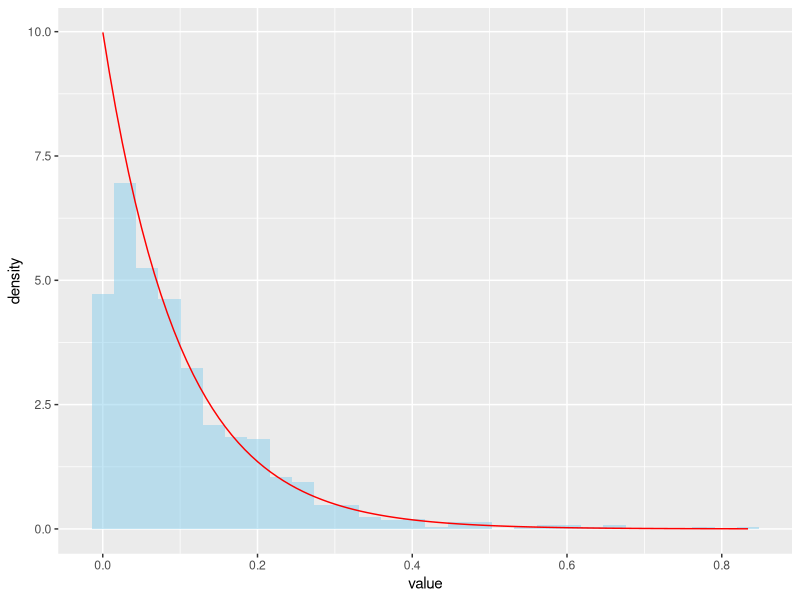
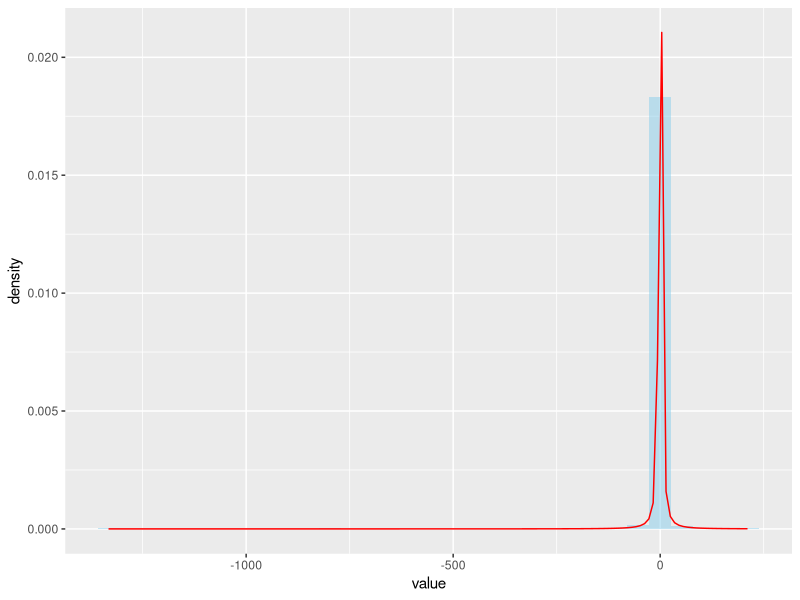
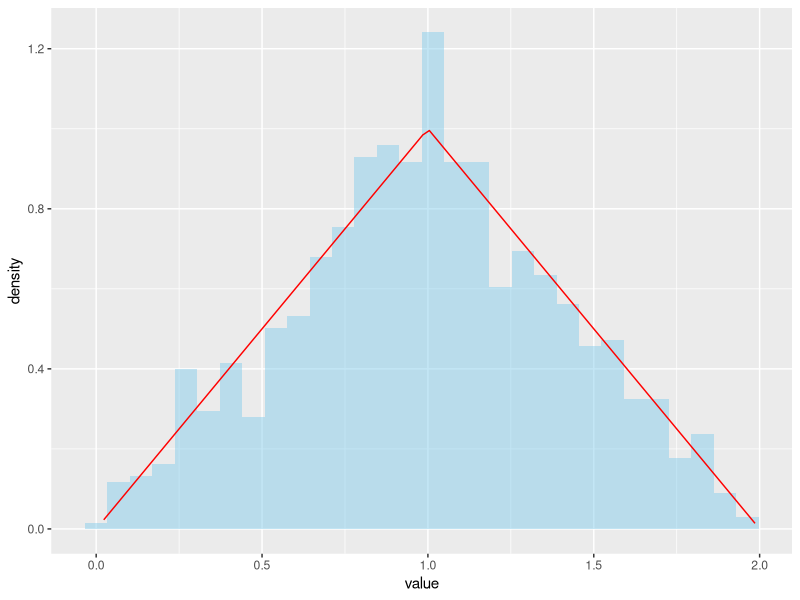
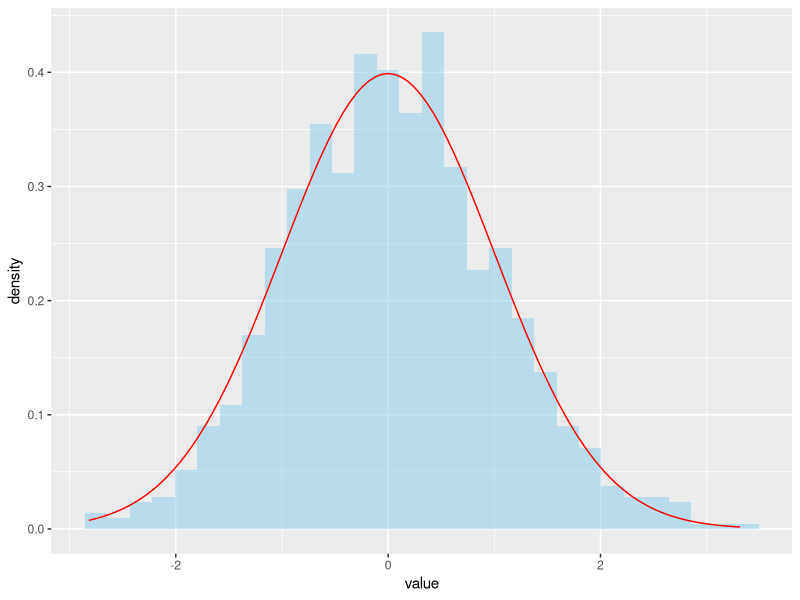
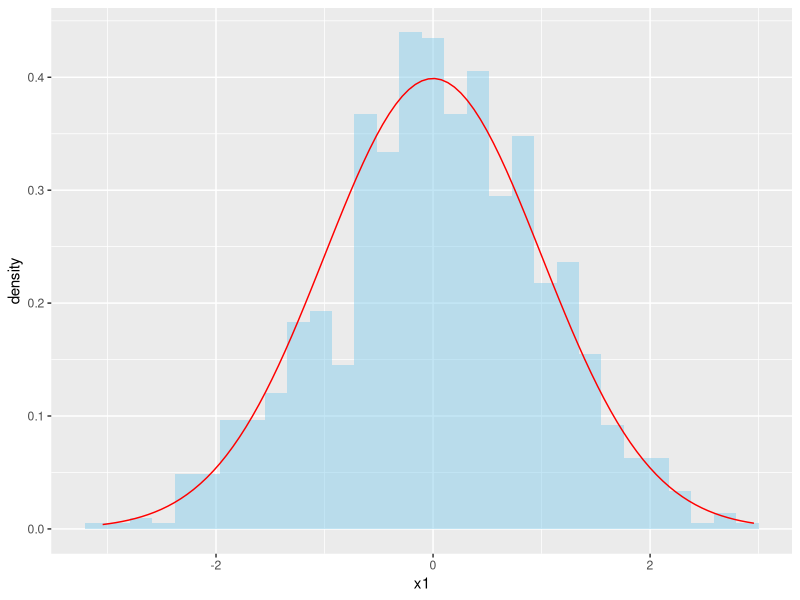
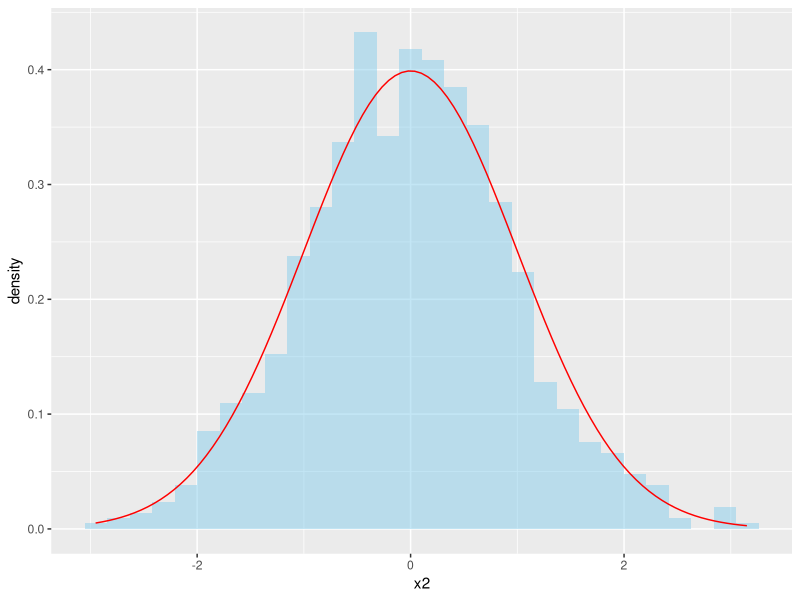

R code for these plots, in order:
## ---- chunk 1
knitr::opts_chunk$set(echo = TRUE)
library(tidyverse)
## ---- chunk 2
set.seed(42)
x <- runif(5000, 0, pi) #n=5000인 경우 적분 계산
pi*mean(cos(x**2)) #pi와 곱하여 적분값 추정. 
## ---- chunk 3
#posterior
set.seed(42)
x1 <- rbeta(5000, 3, 10)

#사후평균
mean(x1)

#사후표준편차
sd(x1)

#신용구간
quantile(x1, c(0.025, 0.975))
## ---- chunk 4
#posterior
set.seed(42)
x2 <- rbeta(5000, 4, 9)

#사후평균
mean(x2)

#사후표준편차
sd(x2)

#신용구간
quantile(x2, c(0.025, 0.975))
## ---- chunk 5
#posterior
set.seed(42)
x3 <- rbeta(5000, 6, 7)

#사후평균
mean(x3)

#사후표준편차
sd(x3)

#신용구간
quantile(x3, c(0.025, 0.975))
## ---- chunk 6
x <- c(2, 4, 5, 6, 8, 4, 3, 1, 0)

#data
a = sum(x)
b = length(x)

#posterior
set.seed(42)
posterior_sample <- rgamma(5000, shape = a, rate = b) #rate parameter 사용 

#사후평균
mean(posterior_sample)

#사후표준편차
sd(posterior_sample)

#신용구간
quantile(posterior_sample, c(0.025, 0.975))
## ---- chunk 7
#posterior
set.seed(42)
x <- rbeta(5000, 8, 4)

#사후평균
mean(x)

#사후표준편차
sd(x)

#신용구간
quantile(x, c(0.025, 0.975))
## ---- chunk 8
set.seed(42)
z <- runif(1000, 0, 1)
x <- (-1/10)*log(z)
df_811 <- as_tibble(x)
## ---- chunk 9
mean(df_811$value)
sd(df_811$value)
## ---- chunk 10
ggplot(df_811, aes(x = value)) +
  geom_histogram(aes(y = after_stat(density)), fill = "skyblue", alpha = 0.5) +
  stat_function(fun = dexp, args = list(rate = 10), color = "red") 
## ---- chunk 11
set.seed(42)
z <- runif(1000, 0, 1)
x <- tan(pi*(z-0.5))
df_812 <- as_tibble(x)
## ---- chunk 12
quantile(df_812$value, c(0.25, 0.5, 0.75))
## ---- chunk 13
ggplot(df_812, aes(x = value)) +
  geom_histogram(aes(y = after_stat(density)), fill = "skyblue", alpha = 0.5) +
  stat_function(fun = dcauchy, args = list(location = 0, scale = 1), color = "red", n = 150)   
## ---- chunk 14
triangle_sample <- function(){
  while (TRUE) {
    x <- runif(1, 0, 2) #제안밀도함수에서 추출 
    u <- runif(1, 0, 1) #합격 여부 판단을 위한 난수
    a <- ifelse(x <= 1, x, 2-x) #합격 비율 계산
    if (u <= a) {
      return(x)
    }
  }
}

set.seed(42)
y <- c()
for (i in 1:1000) {
  y <- append(y, triangle_sample())
}
df_813 <- as_tibble(y)
## ---- chunk 15
mean(df_813$value)
sd(df_813$value)
## ---- chunk 16
tri_pdf <- function(x) {
  ifelse(x >= 0 & x <= 1, x,
         ifelse(x > 1 & x <= 2, 2 - x, 0))
}

ggplot(df_813, aes(x = value)) +
  geom_histogram(aes(y = after_stat(density)), fill = "skyblue", alpha = 0.5) +
  stat_function(fun = tri_pdf, color = "red")
## ---- chunk 17
normal_sample <- function(){
  M <- 2/sqrt(exp(1)) # 봉투상수
  while (TRUE) {
    x <- rcauchy(1, 0, 1) #제안밀도함수에서 추출 
    u <- runif(1, 0, 1) #합격 여부 판단을 위한 난수
    a <- (1+x^2)*exp(-(x^2)/2)/M #합격 비율 계산
    if (u <= a) {
      return(x)
    }
  }
}
## ---- chunk 18
set.seed(42)
y <- c()
for (i in 1:1000) {
  y <- append(y, normal_sample())
}
df_814 <- as_tibble(y)
## ---- chunk 19
mean(df_814$value)
sd(df_814$value)
## ---- chunk 20
ggplot(df_814, aes(x = value)) +
  geom_histogram(aes(y = after_stat(density)), fill = "skyblue", alpha = 0.5) +
  stat_function(fun = dnorm, args = list(mean = 0, sd = 1), color = "red") 
## ---- chunk 21
set.seed(42)
u1 <- runif(1000, 0, 1)
u2 <- runif(1000, 0, 1)
v <- -2*log(1-u1) #transform (u1, u2) to (v, t)
t <- 2*pi*u2
x1 <- sqrt(v)*cos(t) #transform (v, t) to (x1, x2)
x2 <- sqrt(v)*sin(t)
df_815 <- data.frame(x1, x2) #save bivariate normal distribution (x1, x2)
## ---- chunk 22
colMeans(df_815) 
var(df_815)
sd(df_815$x1)
sd(df_815$x2)
## ---- chunk 23
ggplot(df_815, aes(x = x1)) +
  geom_histogram(aes(y = after_stat(density)), fill = "skyblue", alpha = 0.5) +
  stat_function(fun = dnorm, args = list(mean = 0, sd = 1), color = "red") 
## ---- chunk 24
ggplot(df_815, aes(x = x2)) +
  geom_histogram(aes(y = after_stat(density)), fill = "skyblue", alpha = 0.5) +
  stat_function(fun = dnorm, args = list(mean = 0, sd = 1), color = "red") 
